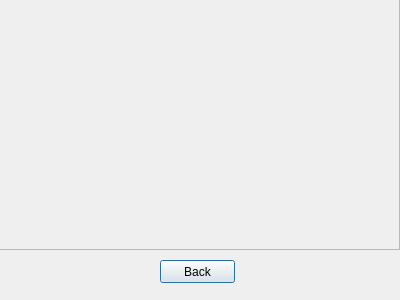
<?xml version="1.0" encoding="UTF-8"?>
<ui version="4.0">
 <class>history_menu</class>
 <widget class="QDialog" name="history_menu">
  <property name="geometry">
   <rect>
    <x>0</x>
    <y>0</y>
    <width>400</width>
    <height>300</height>
   </rect>
  </property>
  <property name="windowTitle">
   <string>Dialog</string>
  </property>
  <widget class="QScrollArea" name="history_menu_scrollarea">
   <property name="geometry">
    <rect>
     <x>-1</x>
     <y>-1</y>
     <width>401</width>
     <height>251</height>
    </rect>
   </property>
   <property name="widgetResizable">
    <bool>true</bool>
   </property>
   <widget class="QWidget" name="history_menu_scrollarea_content">
    <property name="geometry">
     <rect>
      <x>0</x>
      <y>0</y>
      <width>399</width>
      <height>249</height>
     </rect>
    </property>
   </widget>
  </widget>
  <widget class="QPushButton" name="history_menu_back">
   <property name="geometry">
    <rect>
     <x>160</x>
     <y>260</y>
     <width>75</width>
     <height>23</height>
    </rect>
   </property>
   <property name="text">
    <string>Back</string>
   </property>
  </widget>
 </widget>
 <resources/>
 <connections/>
</ui>
